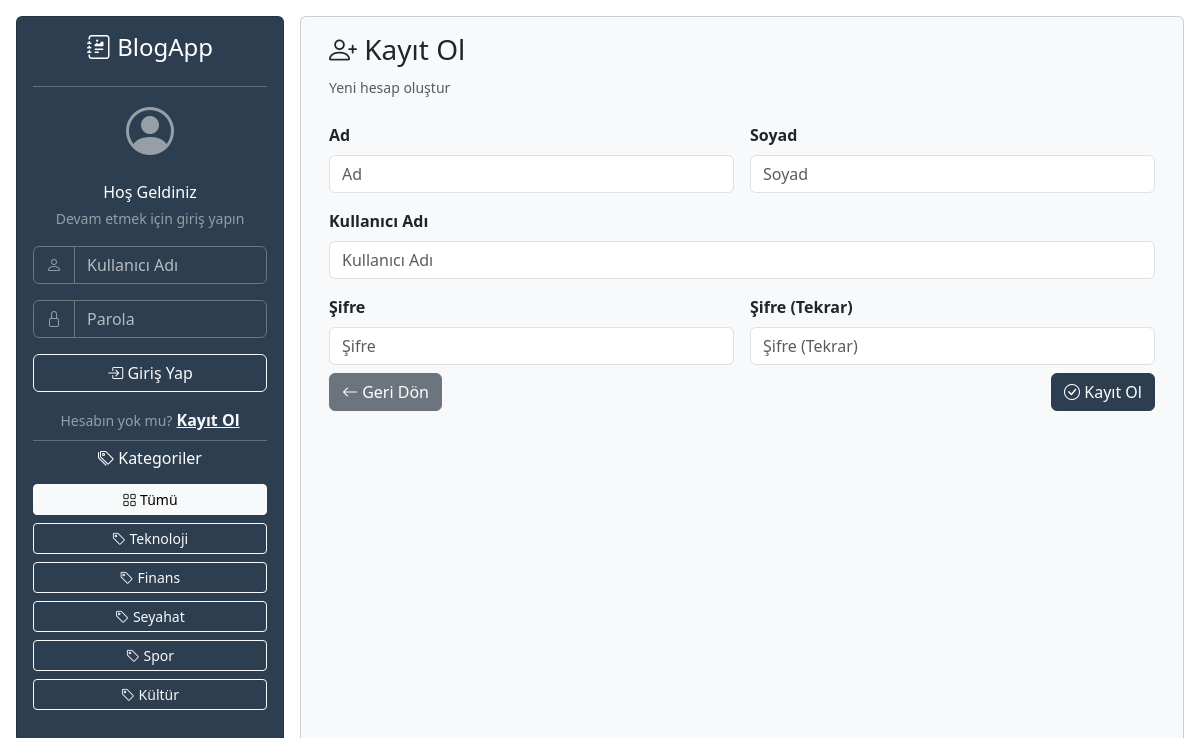
Screenshot of /register/ with the database file from the repository.
### blog/models.py (models this page shows, shortened)
class Category(models.Model):
    name = models.CharField(max_length=100, unique=True, verbose_name="Kategori Adı")
    class Meta:
        verbose_name = "Kategoriler"

### blog/views.py (the view, shortened to what this page needs)
# urls.py: path('register/', register_user, name='register'),
def register_user(request):
    if request.user.is_authenticated:
        return redirect('home')
    return render(request, 'register.html')

### blog/context_processors.py (called while the page is built)
def global_context(request):
    selected_category = request.GET.get('category')
    return {
        'categories': Category.objects.all(),
        'selected_category': selected_category,
    }

### blog/templates/register.html (shortened to what this page needs)
{% extends 'base.html' %}
{% block content %}
<div class="container-fluid">
  <div class="mb-4">
    <h3>
      <i class="bi bi-person-plus"></i> Kayıt Ol
    </h3>
    <small class="text-muted">Yeni hesap oluştur</small>
  </div>
  <form method="post" class="row g-3">
    <div class="col-md-6">
      <label for="first_name" class="form-label fw-bold">Ad</label>
      <input type="text" class="form-control" id="first_name" name="first_name" placeholder="Ad">
    </div>
    <div class="col-md-6">
      <label for="last_name" class="form-label fw-bold">Soyad</label>
      <input type="text" class="form-control" id="last_name" name="last_name" placeholder="Soyad">
    </div>
    <div class="col-12">
      <label for="username" class="form-label fw-bold">Kullanıcı Adı</label>
      <input type="text" class="form-control" id="username" name="username" placeholder="Kullanıcı Adı" required>
    </div>
    <div class="col-md-6">
      <label for="password1" class="form-label fw-bold">Şifre</label>
      <input type="password" class="form-control" id="password1" name="password1" placeholder="Şifre" required>
    </div>
    <div class="col-md-6">
      <label for="password2" class="form-label fw-bold">Şifre (Tekrar)</label>
      <input type="password" class="form-control" id="password2" name="password2" placeholder="Şifre (Tekrar)" required>
    </div>
    <div class="col-12 d-flex justify-content-between align-items-center mt-2">
      <a href="{% url 'home' %}" class="btn btn-secondary">
        <i class="bi bi-arrow-left"></i> Geri Dön
      </a>
      <button type="submit" class="btn btn-primary">
        <i class="bi bi-check-circle"></i> Kayıt Ol
      </button>
    </div>
  </form>
</div>
{% endblock %}

### blog/templates/navbar.html (shortened to what this page needs)
<div
  class="sidebar-desktop d-none d-lg-block col-lg-3 p-3 vh-100 position-fixed overflow-auto"
  style="top: 0; left: 0; margin: 0 !important;"
>
  <div class="card h-100 w-100 text-white" style="background-color: #2c3e50;">
    <div class="d-flex flex-column card-body p-3">
      <div class="text-center mb-3">
        <h4 class="mb-0">
          <i class="bi bi-journal-richtext"></i> BlogApp
        </h4>
      </div>
      <hr class="my-2">
      {% if request.user.is_authenticated %}
        <div class="d-flex flex-column justify-content-center align-items-center mb-3">
          <img
            style="border-radius: 50%; width: 80px;"
            class="border border-info p-1"
            alt="avatar"
            src="https://static.vecteezy.com/system/resources/thumbnails/009/292/244/small/default-avatar-icon-of-social-media-user-vector.jpg"
          >
          <span class="text-center fw-bold mt-2">{{request.user.first_name}} {{request.user.last_name}}</span>
          <small class="text-center text-white-50">
            @{{request.user.username}}
            {% if request.user.is_staff or request.user.is_superuser %}
              <i class="bi bi-shield-fill-check text-warning" title="Yönetici"></i>
            {% endif %}
          </small>
        </div>
        <div class="d-grid gap-2 mb-3">
          <a href="{% url 'home' %}" class="btn btn-outline-light btn-sm">
            <i class="bi bi-house"></i> Ana Sayfa
          </a>
          {% if request.user.is_staff %}
            <a href="{% url 'blog_create' %}" class="btn btn-outline-light btn-sm">
              <i class="bi bi-plus-circle"></i> Yeni Blog
            </a>
          {% endif %}
          {% if request.user.is_staff %}
            <a href="{% url 'category_list' %}" class="btn btn-outline-light btn-sm">
              <i class="bi bi-tags"></i> Kategoriler
            </a>
          {% endif %}
        </div>
        <hr class="my-2">
        <a href="{% url 'logout' %}" class="btn btn-danger btn-sm">
          <i class="bi bi-box-arrow-right"></i> Çıkış Yap
        </a>
      {% else %}
        <div class="text-center mb-3">
          <div class="mb-3">
            <i class="bi bi-person-circle text-white-50" style="font-size: 3rem;"></i>
          </div>
          <h6 class="mb-1">Hoş Geldiniz</h6>
          <small class="text-white-50">Devam etmek için giriş yapın</small>
        </div>
        <form action="{% url 'login' %}" method="post">
          <div class="mb-3">
            <div class="input-group">
              <span class="input-group-text bg-transparent border-secondary text-white-50">
                <i class="bi bi-person"></i>
              </span>
              <input
                type="text"
                class="form-control bg-transparent text-white border-secondary nav-login-input"
                id="username"
                name="username"
                placeholder="Kullanıcı Adı"
                required
              >
            </div>
          </div>
          <div class="mb-3">
            <div class="input-group">
              <span class="input-group-text bg-transparent border-secondary text-white-50">
                <i class="bi bi-lock"></i>
              </span>
              <input
                type="password"
                class="form-control bg-transparent text-white border-secondary nav-login-input"
                id="password"
                name="password"
                placeholder="Parola"
                required
              >
            </div>
          </div>
          <div class="d-grid">
            <button type="submit" class="btn btn-outline-light">
              <i class="bi bi-box-arrow-in-right"></i> Giriş Yap
            </button>
          </div>
        </form>
        <div class="text-center mt-3">
          <small class="text-white-50">Hesabın yok mu?</small>
          <a href="{% url 'register' %}" class="link-light fw-semibold">Kayıt Ol</a>
        </div>
      {% endif %}
      <hr class="my-2">
      <div class="mb-2">
        <h6 class="text-center">
          <i class="bi bi-tags"></i> Kategoriler
        </h6>
      </div>
      <div class="d-flex flex-column gap-2">
        <a href="{% url 'home' %}" class="btn btn-outline-light btn-sm {% if not selected_category %}active{% endif %}">
          <i class="bi bi-grid"></i> Tümü
        </a>
        {% for category in categories %}
          <a href="{% url 'home' %}?category={{ category.id }}" class="btn btn-outline-light btn-sm {% if selected_category == category.id|stringformat:'s' %}active{% endif %}">
            <i class="bi bi-tag"></i> {{category.name}}
          </a>
        {% empty %}
          <small class="text-white-50 text-center">Kategori yok</small>
        {% endfor %}
      </div>
    </div>
  </div>
</div>

### blog/templates/base.html (style rules this page uses)
:root { --bs-primary: #2c3e50; --bs-primary-rgb: 44, 62, 80; --bs-link-color: #2c3e50; --bs-link-hover-color: #1f2c3a; }
.btn-primary { --bs-btn-bg: #2c3e50; --bs-btn-border-color: #2c3e50; --bs-btn-hover-bg: #1f2c3a; --bs-btn-hover-border-color: #1f2c3a; --bs-btn-active-bg: #16202b; --bs-btn-active-border-color: #16202b; }

### blog/templates/navbar.html (style rules this page uses)
.nav-login-input::placeholder { color: rgba(255, 255, 255, 0.65); opacity: 1; }
@media (min-width: 992px) { .sidebar-desktop { width: 25%; } }

### rows the page displays
Category: name "Teknoloji"
Category: name "Finans"
Category: name "Seyahat"
Category: name "Spor"
Category: name "Kültür"
